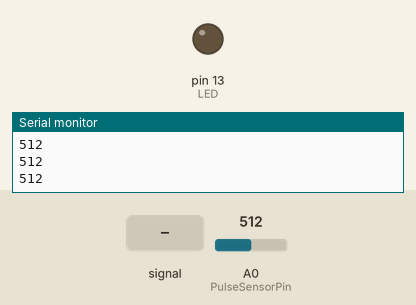
Bench run of a sketch on a simulated Arduino Uno, built with avr-gcc and run on an emulated ATmega328P. On the bench: output pins drawn as LEDs (lit = HIGH), the last lines printed to the serial monitor. Dashed ring = blinking. Inputs (shaded band) come from the test bench; at power-on: A0 (PulseSensorPin) = 512.

Above: at 1.2 s.
1.3 s: A0 (PulseSensorPin) fed a 200 Hz sine of ±81 counts around its level
At 1.64 s:
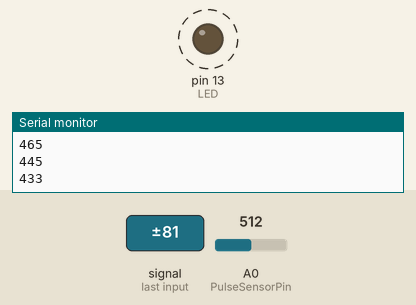
4.3 s: A0 (PulseSensorPin) set to 716
At 4.3 s:
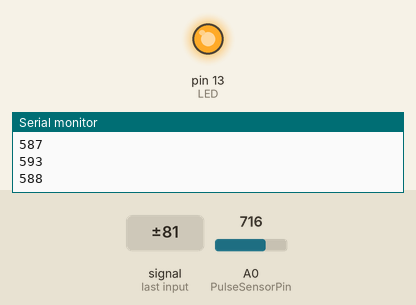
5.8 s: A0 (PulseSensorPin) set to 589
7.3 s: A0 (PulseSensorPin) set to 566
At 7.6 s:
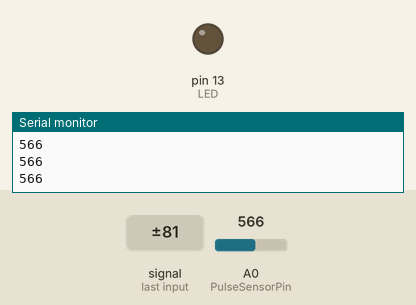
8.8 s: A0 (PulseSensorPin) set to 590
At 10.0 s:
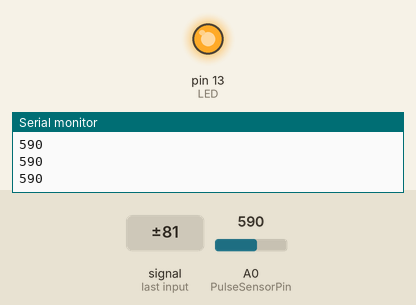
Timing chart, 0 to 11.3 s (numbered marks = the images above; inputs shaded):
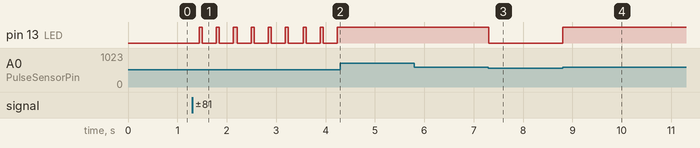

Measured:
- the behaviour switches between 581 and 580 on A0 (PulseSensorPin) (found by bisection; images 2 and 3)
- after the input at 1.3 s, pin 13 (LED): alternates HIGH for 0.06 s and LOW for 0.28 s, starting after 0.14 s
- after the input at 4.3 s, pin 13 (LED): stops changing and stays HIGH
- after the input at 7.3 s, pin 13 (LED): HIGH → LOW at once
- after the input at 8.8 s, pin 13 (LED): LOW → HIGH at once

The sketch:

pulse_raw.ino
```cpp
/*  PulseSensor Raw Signal Test
 *  Reads raw analog signal from PulseSensor on A0.
 *  Use Arduino Serial Plotter at 9600 baud to see the waveform.
 */

int PulseSensorPin = A0;
int LED = LED_BUILTIN;
int Signal;
int Threshold = 580;

void setup() {
    pinMode(LED, OUTPUT);
    Serial.begin(9600);
}

void loop() {
    Signal = analogRead(PulseSensorPin);
    Serial.println(Signal);

    if (Signal > Threshold) {
        digitalWrite(LED, HIGH);
    } else {
        digitalWrite(LED, LOW);
    }

    delay(20);
}
```
